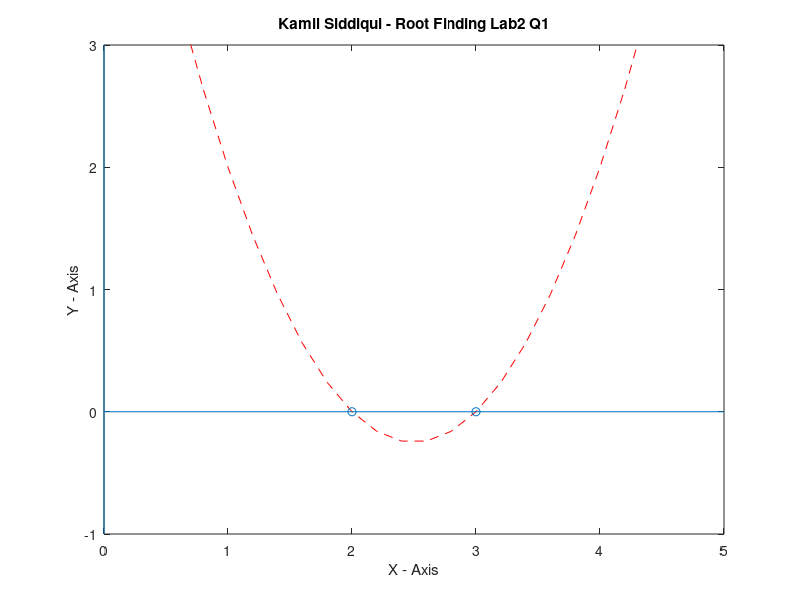

Write the MATLAB code that produced this figure.
clc, clear
%Finding Roots of the Equation
%Q1# x^2 - 5x + 6 = 0

f = [1 -5 6];
root_f = roots(f)

%%
x = 0:0.2:5;
y = x.^2 - 5*x + 6;

%Plotting of the Function

plot(x,y, 'r--');
hold on; %Used for scatter function
title('Kamil Siddiqui - Root Finding Lab2 Q1')
xlabel('X - Axis')
ylabel('Y - Axis')
xlim([0 5]), ylim([-1 3]);
line([0 5], [0 0])
line([0 0], [-1 3])

%Pointing the roots on graph
scatter(root_f, [0 0], 'ks');